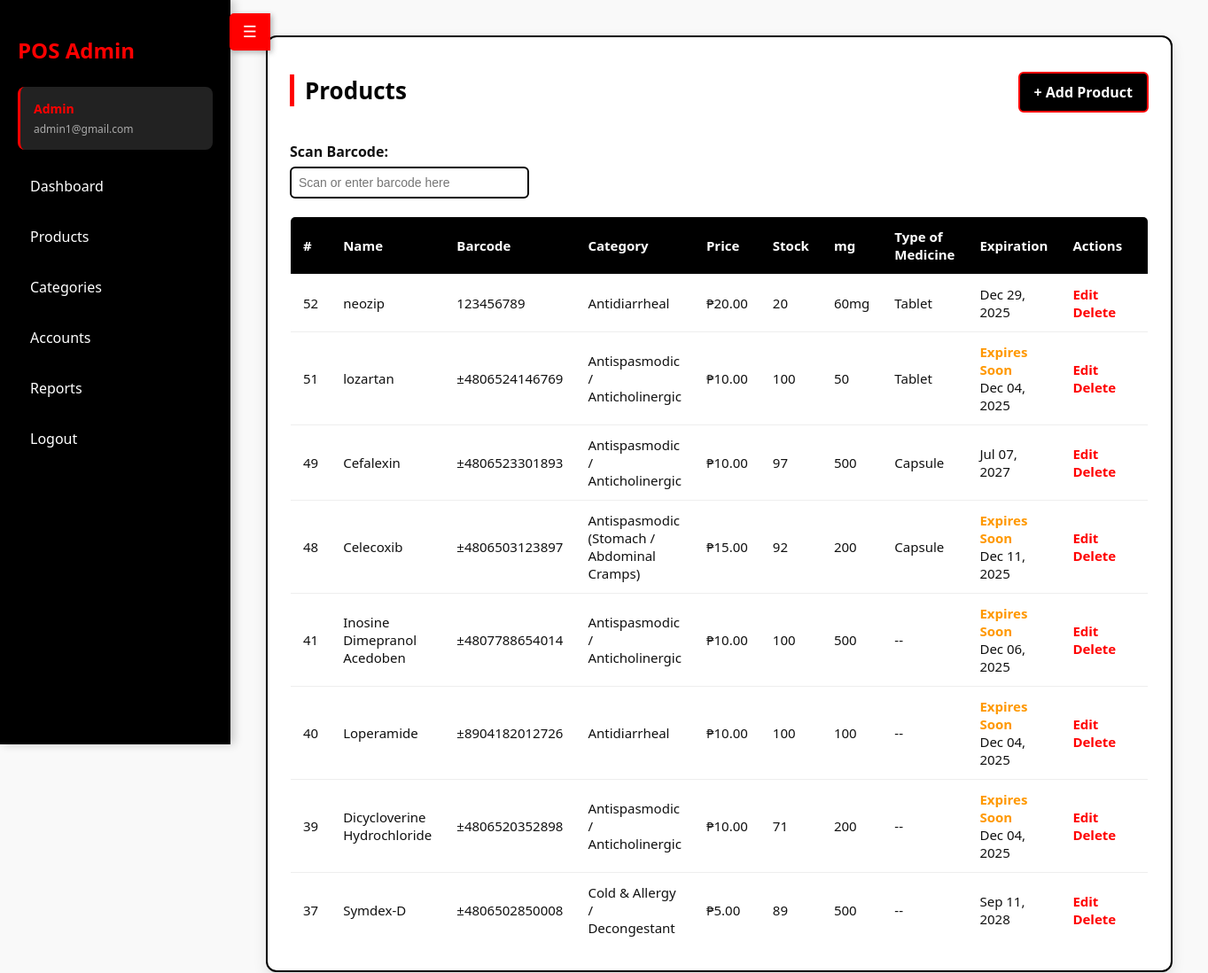
/admin/products.php (signed in), run on the app's committed database.
### tables this page shows
CREATE TABLE `products` (
  `id` int(11) NOT NULL,
  `category_id` int(11) DEFAULT NULL,
  `name` varchar(100) NOT NULL,
  `price` decimal(10,2) NOT NULL,
  `stock` varchar(255) DEFAULT NULL,
  `expiration` date DEFAULT NULL,
  `barcode` varchar(255) DEFAULT NULL,
  `batch_number` varchar(50) DEFAULT NULL,
  `quantity` int(11) NOT NULL,
  `mg` varchar(50) DEFAULT NULL,
  `medicine_type` varchar(50) DEFAULT NULL
);

### admin/products.php (the view, shortened to what this page needs)
<?php
require_once __DIR__ . '/../db.php';
$sql = "
  SELECT p.id, p.name, p.barcode, p.price, p.stock, p.expiration, p.category_id, p.mg, p.medicine_type, IFNULL(c.name,'--') AS category
  FROM products p
  LEFT JOIN categories c ON p.category_id = c.id
  ORDER BY p.id DESC
";
$res = $conn->query($sql);
$products = [];
if ($res) {
    while ($r = $res->fetch_assoc()) $products[] = $r;
}
?>
<!doctype html>
<html lang="en">
<head>
</head>
<body>
  <div class="sidebar" id="sidebar">
    <button id="toggle-btn">☰</button>
    <h2>POS Admin</h2>
    <div class="user-info">
      <div class="role"><?= ucfirst($_SESSION['role']) ?></div>
      <div class="email"><?= htmlspecialchars($_SESSION['email'] ?? '') ?></div>
    </div>
    <ul>
      <li><a href="index.php">Dashboard</a></li>
      <li><a href="products.php">Products</a></li>
      <li><a href="categories.php">Categories</a></li>
      <li><a href="accounts.php">Accounts</a></li>
      <li><a href="reports.php">Reports</a></li>
      <li><a href="../logout.php">Logout</a></li>
    </ul>
  </div>
  <div class="main" id="main">
    <div class="container">
      <div class="top-actions">
        <h1>Products</h1>
        <a class="btn" href="product_form.php">+ Add Product</a>
      </div>
      <div style="margin-bottom:20px;">
        <label for="barcode-input" style="font-weight:bold; font-size:16px; display:block; margin-bottom:6px;">Scan Barcode:</label>
        <input type="text" id="barcode-input" name="barcode-input" placeholder="Scan or enter barcode here" style="width: 250px; padding: 8px; font-size:14px; border: 2px solid #000; border-radius: 6px;">
      </div>
      <?php if (count($products) === 0): ?>
        <div class="empty">
          No products yet. Click <a href="product_form.php" style="color:#ff0000; font-weight:bold;">Add Product</a> to create one.
        </div>
      <?php else: ?>
        <table id="products-table">
          <thead>
            <tr>
              <th>#</th>
              <th>Name</th>
              <th>Barcode</th>
              <th>Category</th>
              <th>Price</th>
              <th>Stock</th>
              <th>mg</th>
              <th>Type of Medicine</th>
              <th>Expiration</th>
              <th style="width:160px">Actions</th>
              </tr>
            </thead>
            <tbody>
              <?php foreach ($products as $p): ?>
                <tr data-barcode="<?= htmlspecialchars($p['barcode']) ?>" data-expiration="<?= htmlspecialchars(($p['expiration'] && $p['expiration'] !== '0000-00-00') ? $p['expiration'] : '') ?>">
                  <td><?= htmlspecialchars($p['id']) ?></td>
                  <td><?= htmlspecialchars($p['name']) ?></td>
                  <td><?= htmlspecialchars($p['barcode']) ?></td>
                <td data-category-id="<?= htmlspecialchars($p['category_id']) ?>"><?= htmlspecialchars($p['category']) ?></td>
                  <td>₱<?= number_format($p['price'], 2) ?></td>
                  <td><?= htmlspecialchars($p['stock']) ?></td>
                  <td><?= htmlspecialchars($p['mg'] ?? '') ?></td>
                  <td><?= htmlspecialchars($p['medicine_type'] ?? '--') ?></td>
      <td>
        <?php if ($p['expiration'] && $p['expiration'] !== '0000-00-00'): ?>
      <?php
        try {
          $exp_date = new DateTime($p['expiration']);
          $today = new DateTime();
          $interval = $today->diff($exp_date);
          $days_diff = (int)$interval->format('%R%a');
          if ($days_diff < 0) {
            echo '<span style="color:#f44336; font-weight:bold;">Expired</span><br>';
          } elseif ($days_diff <= 7) {
            echo '<span style="color:#ff9800; font-weight:bold;">Expires Soon</span><br>';
          }
          echo htmlspecialchars($exp_date->format('M d, Y'));
        } catch (Exception $e) {
          echo '<span style="color:#999;">Invalid Date</span>';
        }
      ?>
  <?php else: ?>
    <span style="color:#999;">--</span>
  <?php endif; ?>
    </td>
                <td class="actions">
                  <a href="#" class="edit-product-btn" data-id="<?= $p['id'] ?>" data-name="<?= htmlspecialchars($p['name']) ?>" data-barcode="<?= htmlspecialchars($p['barcode']) ?>" data-category-id="<?= htmlspecialchars($p['category_id']) ?>" data-price="<?= $p['price'] ?>" data-stock="<?= $p['stock'] ?>" data-mg="<?= htmlspecialchars($p['mg']) ?>" data-medicine-type="<?= htmlspecialchars($p['medicine_type']) ?>" data-expiration="<?= htmlspecialchars(($p['expiration'] && $p['expiration'] !== '0000-00-00') ? $p['expiration'] : '') ?>">
                    Edit
                  </a>
                  <a href="product_delete.php?id=<?= $p['id'] ?>"
                     onclick="return confirm('Delete product <?= htmlspecialchars(addslashes($p['name'])) ?>?')">
                    Delete
                  </a>
                </td>
              </tr>
            <?php endforeach; ?>
      </tbody>
    </table>
  <?php endif; ?>
</div>
</div>
</body>
</html>

### admin/products.php (style rules this page uses)
body { font-family: 'Segoe UI', sans-serif; margin: 0; display: flex; background: #f9f9f9; color: #111; }
.sidebar { width: 220px; background: #000; color: #fff; min-height: 100vh; padding: 20px; transition: transform 0.3s ease; position: fixed; left: 0; top: 0; z-index: 100; box-shadow: 4px 0 10px rgba(0,0,0,0.2); }
.sidebar h2 { margin-bottom: 25px; color: #ff0000; font-weight: 700; }
.sidebar .user-info { background: #222; padding: 15px; border-radius: 8px; margin-bottom: 20px; border-left: 3px solid #ff0000; }
.sidebar .user-info .role { color: #ff0000; font-weight: bold; font-size: 14px; margin-bottom: 5px; }
.sidebar .user-info .email { color: #aaa; font-size: 12px; word-break: break-all; }
.sidebar ul { list-style: none; padding: 0; margin: 0; }
.sidebar ul li { margin: 15px 0; }
.sidebar ul li a { color: #fff; text-decoration: none; display: block; padding: 10px 14px; border-radius: 6px; font-weight: 500; transition: all 0.2s ease; }
#toggle-btn { background: #ff0000; color: #fff; border: none; padding: 10px 15px; font-size: 18px; cursor: pointer; position: absolute; top: 15px; right: -45px; border-radius: 5px 0 0 5px; transition: 0.3s; box-shadow: 2px 2px 6px rgba(0,0,0,0.3); }
.main { flex: 1; padding: 40px; margin-left: 260px; transition: margin-left 0.3s ease; }
h1 { color: #000; font-size: 26px; margin-bottom: 20px; border-left: 5px solid #ff0000; padding-left: 12px; }
.container { background: #fff; padding: 25px; border-radius: 12px; border: 2px solid #000; box-shadow: 0 6px 15px rgba(0, 0, 0, 0.1); }
.top-actions { display: flex; justify-content: space-between; align-items: center; margin-bottom: 20px; }
.btn { background: #000; color: #fff; padding: 10px 16px; border-radius: 6px; text-decoration: none; font-weight: bold; border: 2px solid #ff0000; transition: all 0.2s ease; }
table { width: 100%; border-collapse: collapse; border: 1px solid #ddd; border-radius: 6px; overflow: hidden; background: #fff; }
th, td { padding: 12px 14px; border-bottom: 1px solid #eee; text-align: left; font-size: 15px; }
th { background: #000; color: #fff; }
.actions a { margin-right: 12px; text-decoration: none; font-weight: bold; color: #ff0000; transition: color 0.2s; }

### data on the page
products: id "52", name "neozip", barcode "123456789", category "Antidiarrheal", price "20.00", stock "20", mg "60mg", medicine_type "Tablet", expiration "Dec 29, 2025"
products: id "51", name "lozartan", barcode "±4806524146769", category "Antispasmodic / Anticholinergic", price "10.00", stock "100", mg "50", medicine_type "Tablet", shows "Expires Soon", expiration "Dec 04, 2025"
products: id "49", name "Cefalexin", barcode "±4806523301893", category "Antispasmodic / Anticholinergic", price "10.00", stock "97", mg "500", medicine_type "Capsule", expiration "Jul 07, 2027"
products: id "48", name "Celecoxib", barcode "±4806503123897", category "Antispasmodic (Stomach / Abdominal Cramps)", price "15.00", stock "92", mg "200", medicine_type "Capsule", shows "Expires Soon", expiration "Dec 11, 2025"
products: id "41", name "Inosine Dimepranol Acedoben", barcode "±4807788654014", category "Antispasmodic / Anticholinergic", price "10.00", stock "100", mg "500", medicine_type "--", shows "Expires Soon", expiration "Dec 06, 2025"
products: id "40", name "Loperamide", barcode "±8904182012726", category "Antidiarrheal", price "10.00", stock "100", mg "100", medicine_type "--", shows "Expires Soon", expiration "Dec 04, 2025"
products: id "39", name "Dicycloverine Hydrochloride", barcode "±4806520352898", category "Antispasmodic / Anticholinergic", price "10.00", stock "71", mg "200", medicine_type "--", shows "Expires Soon", expiration "Dec 04, 2025"
products: id "37", name "Symdex-D", barcode "±4806502850008", category "Cold & Allergy / Decongestant", price "5.00", stock "89", mg "500", medicine_type "--", expiration "Sep 11, 2028"

### other printed values
$_SESSION['role'] "Admin"
$_SESSION['email'] "admin1@gmail.com"
